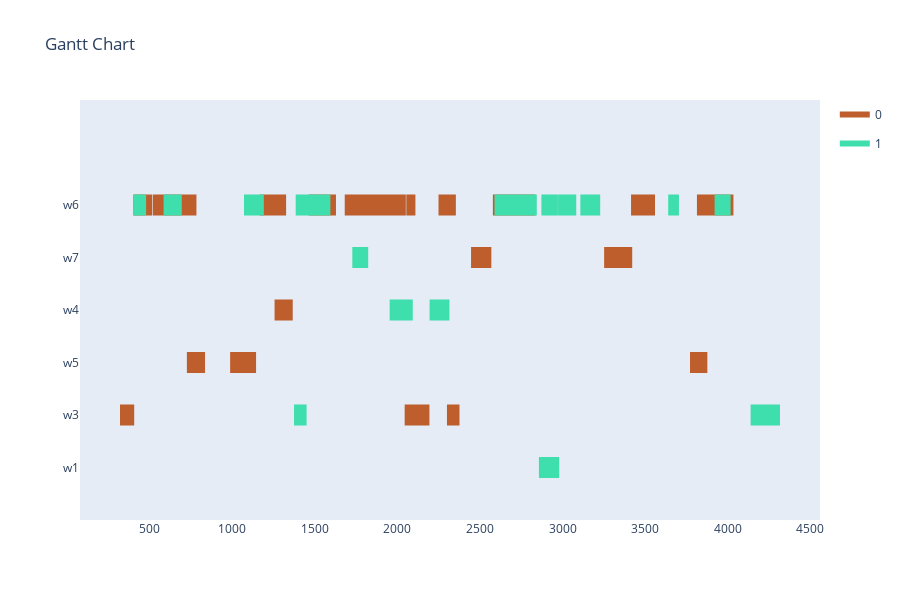

The code cell stored with this chart in its notebook:
### Code cell
from optimizer_components import map_index_to_operation

earliest_time_slot = 0
last_time_slot = 5000

def feasible(solution):
    j = 0
    for i in range(len(solution)):
        if j == 2:
            # just check if task and workstation do exist
            """if env.get_task(solution[i-2]) is None or env.get_workstation(solution[i-1]) is None:
                return False"""
            if solution[i] < earliest_time_slot:
                return False
            duration = env.get_duration(solution[i-2], solution[i-1])
            if duration == 0: # illegal combination
                return False
            if solution[i] + duration > last_time_slot:
                return False
        j += 1
        if j > 2:
            j = 0
    return True # just testing

def fitness_function(solution, solution_idx):
    fitness = 0
    if feasible(solution):
        min = float('inf')
        max = -float('inf')
        i = 0
        for gene in solution:
            if i == 2:
                if gene < min:
                    min = gene
                duration = env.get_duration(solution[i-2], solution[i-1])
                if gene + duration > max:
                    max = gene + duration
            i += 1
            if i > 2:
                i = 0
        fitness += abs(max - min)
    else:
        fitness = 2 * last_time_slot
    return -fitness

def only_valid_mutation_function(offsprings, ga_instance):
    start_low = ga_instance.gene_space[2]['low']
    start_high = ga_instance.gene_space[2]['high']
    
    for offspring in offsprings:
        j = 0
        for i in range(len(offspring)):
            if j == 0:
                valid_workstations = env.get_valid_workstations(offspring[i])
            if random.random() < 1/len(offspring): # just fix mutation probability for now
                if j == 1:
                    offspring[i] = random.choice(valid_workstations).id
                elif j == 2:
                    offspring[i] = random.randint(start_low, start_high)
            j += 1
            if j > 2:
                j = 0
    return offsprings

def mutation_function(offsprings, ga_instance):
    workstation_low = ga_instance.gene_space[1]['low']
    workstation_high = ga_instance.gene_space[1]['high']
    start_low = ga_instance.gene_space[2]['low']
    start_high = ga_instance.gene_space[2]['high']
    
    for offspring in offsprings:
        j = 0
        for i in range(len(offspring)):
            if random.random() < 1/len(offspring): # just fix mutation probability for now
                if j == 1:
                    offspring[i] = random.randint(workstation_low, workstation_high)
                elif j == 2:
                    offspring[i] = random.randint(start_low, start_high)
            j += 1
            if j > 2:
                j = 0
    return offsprings

flat_input = [item for sublist in input for item in sublist]
num_genes = len(flat_input) * 3
num_generations = 1000
num_parents_mating = 25
sol_per_pop = 50
init_range_low = 0
init_range_high = last_time_slot
parent_selection_type = 'rws'
keep_parents = 1
crossover_type = 'single_point'
#mutation_type = 'random'
#mutation_type = mutation_function
mutation_type = only_valid_mutation_function
mutation_percentage_genes = 10
fitness_func = fitness_function
gene_type = int
gene_space = []
space_tasks = {'low': 0, 'high': len(tasks)-1}#[0, len(tasks)-1]
space_workstations = {'low': 1, 'high': len(workstations)-1}#[0, len(workstations)-1]
space_time = {'low': earliest_time_slot, 'high': last_time_slot}#[earliest_time_slot, last_time_slot]
j = 0
for i in range(num_genes):
    if j == 0:
        gene_space.append(space_tasks)
    elif j == 1:
        gene_space.append(space_workstations)
    else:
        gene_space.append(space_time)
    j += 1
    if j > 2:
        j = 0
ga_instance = pygad.GA(num_generations=num_generations, num_parents_mating=num_parents_mating, fitness_func=fitness_func, sol_per_pop=sol_per_pop, num_genes=num_genes, init_range_low=init_range_low, init_range_high=init_range_high, parent_selection_type=parent_selection_type, keep_parents=keep_parents, crossover_type=crossover_type, mutation_type=mutation_type, mutation_percent_genes=mutation_percentage_genes, gene_type=gene_type, gene_space=gene_space)
ga_instance.run()
solution, solution_fitness, solution_idx = ga_instance.best_solution()
print("Parameters of the best solution : {solution}".format(solution=solution))
print("Fitness value of the best solution = {solution_fitness}".format(solution_fitness=solution_fitness))

workstation_assignments = reformat_pygad_result(solution, orders, env)
visualize(workstation_assignments, [], [], [], num_generations+1)

### Figure 1 — Plotly figure (JSON) as saved in the notebook; plotly's stock layout.template omitted (floating-point values rounded to 4 significant figures; data arrays with more than 128 entries replaced by an {"elided": "..."} marker saying what was removed)
{"data": [{"fill": "toself", "fillcolor": "rgb(190, 94, 45)", "hoverinfo": "name", "legendgroup": "rgb(190, 94, 45)", "mode": "none", "name": "0", "type": "scatter", "x": {"elided": "134 int values"}, "y": {"elided": "134 float values"}}, {"fill": "toself", "fillcolor": "rgb(62, 222, 173)", "hoverinfo": "name", "legendgroup": "rgb(62, 222, 173)", "mode": "none", "name": "1", "type": "scatter", "x": [2872, 2972, 2972, 2872, 2872, 1384, 1594, 1594, 1384, 1384, 3640, 3705, 3705, 3640, 3640, 1071, 1191, 1191, 1071, 1071, 1427, 1581, 1581, 1427, 1427, 402, 478, 478, 402, 402, 3108, 3228, 3228, 3108, 3108, 584, 694, 694, 584, 584, 3921, 4018, 4018, 3921, 3921, 2973, 3083, 3083, 2973, 2973, 2588, 2745, 2745, 2588, 2588, 2724, 2844, 2844, 2724, 2724, 1727, 1823, 1823, 1727, 1727, 1953, 2093, 2093, 1953, 1953, 2195, 2315, 2315, 2195, 2195, 4139, 4317, 4317, 4139, 4139, 1374, 1450, 1450, 1374, 1374, 2857, 2980, 2980, 2857], "y": [4.8, 4.8, 5.2, 5.2, null, 4.8, 4.8, 5.2, 5.2, null, 4.8, 4.8, 5.2, 5.2, null, 4.8, 4.8, 5.2, 5.2, null, 4.8, 4.8, 5.2, 5.2, null, 4.8, 4.8, 5.2, 5.2, null, 4.8, 4.8, 5.2, 5.2, null, 4.8, 4.8, 5.2, 5.2, null, 4.8, 4.8, 5.2, 5.2, null, 4.8, 4.8, 5.2, 5.2, null, 4.8, 4.8, 5.2, 5.2, null, 4.8, 4.8, 5.2, 5.2, null, 3.8, 3.8, 4.2, 4.2, null, 2.8, 2.8, 3.2, 3.2, null, 2.8, 2.8, 3.2, 3.2, null, 0.8, 0.8, 1.2, 1.2, null, 0.8, 0.8, 1.2, 1.2, null, -0.2, -0.2, 0.2, 0.2]}, {"legendgroup": "rgb(190, 94, 45)", "marker": {"color": "rgb(190, 94, 45)", "opacity": 0, "size": 1}, "mode": "markers", "name": "", "showlegend": false, "text": [null, null, null, null, null, null, null, null, null, null, null, null, null, null, null, null, null, null, null, null, null, null, null, null, null, null, null, null, null, null, null, null, null, null, null, null, null, null, null, null, null, null, null, null, null, null, null, null, null, null, null, null, null, null], "type": "scatter", "x": [518, 638, 3415, 3560, 610, 783, 3947, 4035, 2701, 2796, 1166, 1326, 1463, 1628, 401, 514, 1871, 2051, 1681, 1768, 603, 783, 2726, 2836, 1718, 1886, 3814, 3964, 2054, 2109, 2578, 2732, 2249, 2354, 3252, 3422, 2446, 2569, 1256, 1366, 1024, 1144, 987, 1107, 3772, 3877, 725, 835, 2300, 2376, 320, 406, 2044, 2194], "y": [5, 5, 5, 5, 5, 5, 5, 5, 5, 5, 5, 5, 5, 5, 5, 5, 5, 5, 5, 5, 5, 5, 5, 5, 5, 5, 5, 5, 5, 5, 5, 5, 5, 5, 4, 4, 4, 4, 3, 3, 2, 2, 2, 2, 2, 2, 2, 2, 1, 1, 1, 1, 1, 1]}, {"legendgroup": "rgb(62, 222, 173)", "marker": {"color": "rgb(62, 222, 173)", "opacity": 0, "size": 1}, "mode": "markers", "name": "", "showlegend": false, "text": [null, null, null, null, null, null, null, null, null, null, null, null, null, null, null, null, null, null, null, null, null, null, null, null, null, null, null, null, null, null, null, null, null, null, null, null], "type": "scatter", "x": [2872, 2972, 1384, 1594, 3640, 3705, 1071, 1191, 1427, 1581, 402, 478, 3108, 3228, 584, 694, 3921, 4018, 2973, 3083, 2588, 2745, 2724, 2844, 1727, 1823, 1953, 2093, 2195, 2315, 4139, 4317, 1374, 1450, 2857, 2980], "y": [5, 5, 5, 5, 5, 5, 5, 5, 5, 5, 5, 5, 5, 5, 5, 5, 5, 5, 5, 5, 5, 5, 5, 5, 4, 4, 3, 3, 3, 3, 1, 1, 1, 1, 0, 0]}], "layout": {"height": 600, "hovermode": "closest", "showlegend": true, "title": {"text": "Gantt Chart"}, "xaxis": {"rangeselector": {"buttons": [{"count": 7, "label": "1w", "step": "day", "stepmode": "backward"}, {"count": 1, "label": "1m", "step": "month", "stepmode": "backward"}, {"count": 6, "label": "6m", "step": "month", "stepmode": "backward"}, {"count": 1, "label": "YTD", "step": "year", "stepmode": "todate"}, {"count": 1, "label": "1y", "step": "year", "stepmode": "backward"}, {"step": "all"}]}, "showgrid": false, "type": "linear", "zeroline": false}, "yaxis": {"autorange": false, "range": [-1, 7], "showgrid": false, "ticktext": ["w1", "w3", "w5", "w4", "w7", "w6"], "tickvals": [0, 1, 2, 3, 4, 5], "zeroline": false}}}
